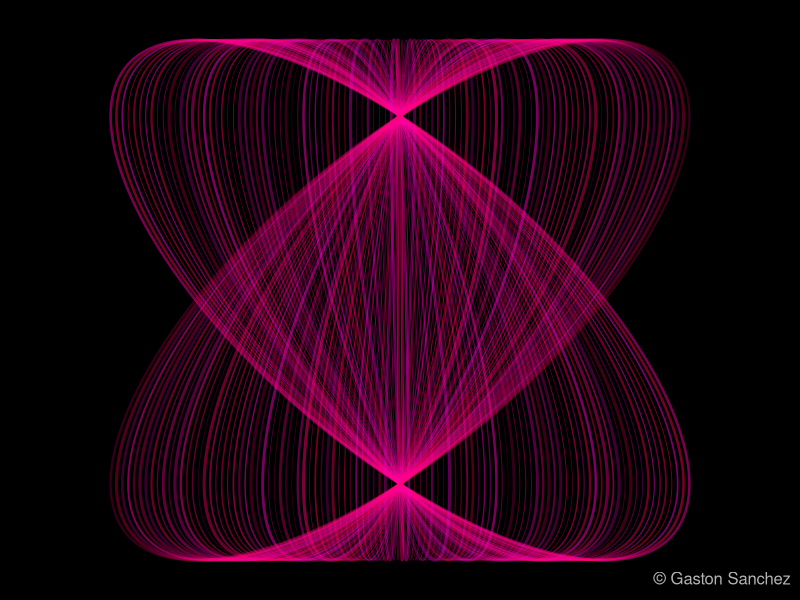
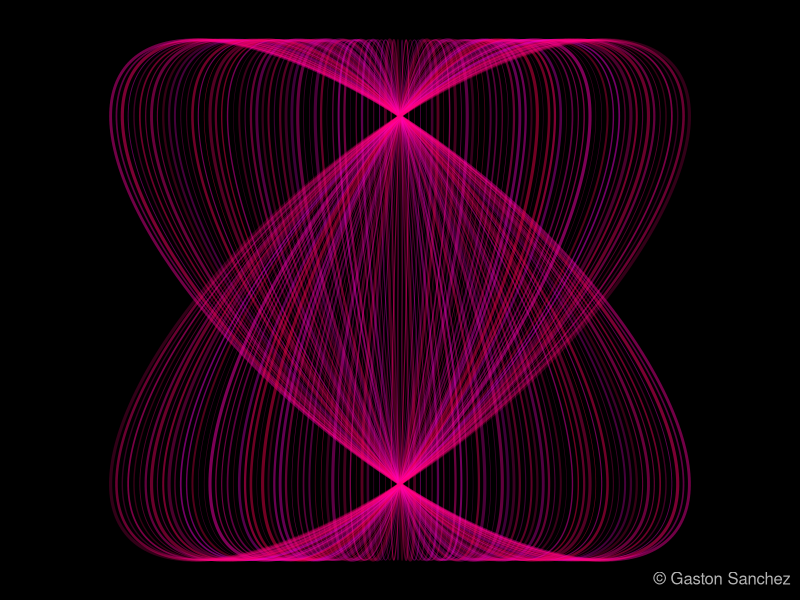

These figures' R source, in order:
## ---- chunk 1
library(plyr)
library(ggplot2)

df <- diamonds[seq(1, 5), ]
df <- with(df, cbind(price, carat, cut, clarity))

# Make the header
header <- paste(colnames(df), collapse = " | ")
dashline <- paste(rep(c("---"), length(colnames(df))), collapse = " | ")

# Add the data
data <- aaply(df, 1, paste, collapse = " | ")
## ---- chunk 2
# generate pairs of x-y values
theta = seq(-2 * pi, 2 * pi, length = 300)
x = cos(theta)
y = x + sin(theta) 
# set graphical parameters
op = par(bg = "black", mar = rep(0.1, 4))
# plot
plot(x, y, type = "n", xlim = c(-8, 8), ylim = c(-1.5, 1.5))
for (i in seq(-2*pi, 2*pi, length = 100))
{
  lines(i*x, y, col = hsv(runif(1, 0.85, 0.95), 1, 1, runif(1, 0.2, 0.5)), 
        lwd = sample(seq(.5, 3, length = 10), 1))          
}
# signature
legend("bottomright", legend = "© Gaston Sanchez", bty = "n", text.col = "gray70")
## ---- chunk 3
# generate pairs of x-y values
theta = seq(-2 * pi, 2 * pi, length = 300)
x = cos(theta)
y = x + sin(theta) 
 
# set graphical parameters
op = par(bg = "black", mar = rep(0.1, 4))
 
# plot
plot(x, y, type = "n", xlim = c(-8, 8), ylim = c(-1.5, 1.5))
for (i in seq(-2*pi, 2*pi, length = 100))
{
  lines(i*x, y, col = hsv(runif(1, 0.85, 0.95), 1, 1, runif(1, 0.2, 0.5)), 
        lwd = sample(seq(.5, 3, length = 10), 1))          
}
 
# signature
legend("bottomright", legend = "© Gaston Sanchez", bty = "n", text.col = "gray70")
